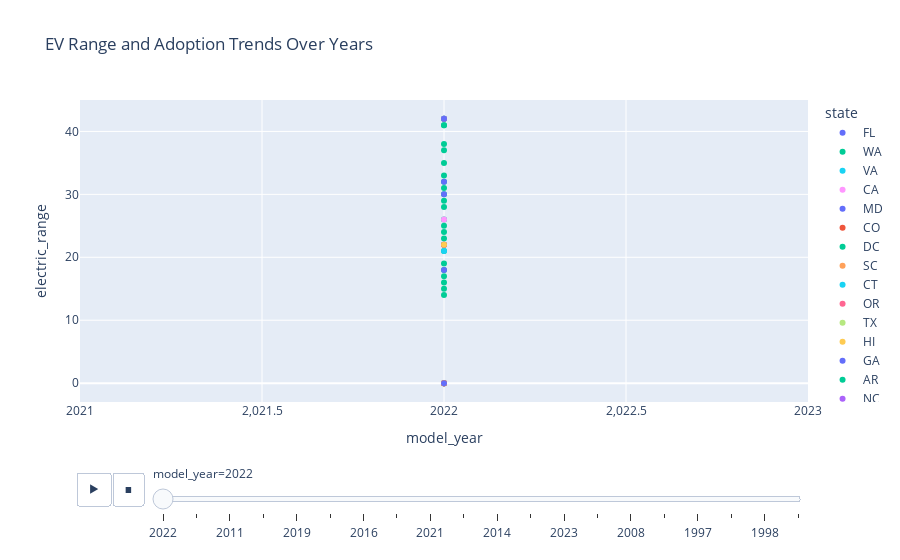

This figure's notebook cell:
### Markdown cell above
# Animated Growth

### Code cell
fig = px.scatter(
    ev,
    x="model_year",
    y="electric_range",
    color="state",
    animation_frame="model_year",
    size_max=15,
    title="EV Range and Adoption Trends Over Years"
)
fig.show()

### Figure 1 — Plotly figure (JSON) as saved in the notebook; plotly's stock layout.template omitted (floating-point values rounded to 4 significant figures)
{"data": [{"hovertemplate": "state=FL<br>model_year=%{x}<br>electric_range=%{y}<extra></extra>", "legendgroup": "FL", "marker": {"color": "#636efa", "symbol": "circle"}, "mode": "markers", "name": "FL", "orientation": "v", "showlegend": true, "type": "scatter", "x": [2022], "xaxis": "x", "y": [42], "yaxis": "y"}, {"hovertemplate": "state=WA<br>model_year=%{x}<br>electric_range=%{y}<extra></extra>", "legendgroup": "WA", "marker": {"color": "#00cc96", "symbol": "circle"}, "mode": "markers", "name": "WA", "orientation": "v", "showlegend": true, "type": "scatter", "x": [2022, 2022, 2022, 2022, 2022, 2022, 2022, 2022, 2022, 2022, 2022, 2022, 2022, 2022, 2022, 2022, 2022, 2022, 2022, 2022, 2022, 2022, 2022, 2022], "xaxis": "x", "y": [0, 32, 26, 18, 21, 30, 22, 25, 42, 41, 23, 31, 35, 38, 16, 28, 37, 29, 24, 17, 33, 15, 19, 14], "yaxis": "y"}, {"hovertemplate": "state=VA<br>model_year=%{x}<br>electric_range=%{y}<extra></extra>", "legendgroup": "VA", "marker": {"color": "#19d3f3", "symbol": "circle"}, "mode": "markers", "name": "VA", "orientation": "v", "showlegend": true, "type": "scatter", "x": [2022, 2022, 2022], "xaxis": "x", "y": [0, 21, 42], "yaxis": "y"}, {"hovertemplate": "state=CA<br>model_year=%{x}<br>electric_range=%{y}<extra></extra>", "legendgroup": "CA", "marker": {"color": "#FF97FF", "symbol": "circle"}, "mode": "markers", "name": "CA", "orientation": "v", "showlegend": true, "type": "scatter", "x": [2022, 2022, 2022], "xaxis": "x", "y": [22, 0, 26], "yaxis": "y"}, {"hovertemplate": "state=MD<br>model_year=%{x}<br>electric_range=%{y}<extra></extra>", "legendgroup": "MD", "marker": {"color": "#636efa", "symbol": "circle"}, "mode": "markers", "name": "MD", "orientation": "v", "showlegend": true, "type": "scatter", "x": [2022, 2022, 2022], "xaxis": "x", "y": [30, 0, 22], "yaxis": "y"}, {"hovertemplate": "state=CO<br>model_year=%{x}<br>electric_range=%{y}<extra></extra>", "legendgroup": "CO", "marker": {"color": "#EF553B", "symbol": "circle"}, "mode": "markers", "name": "CO", "orientation": "v", "showlegend": true, "type": "scatter", "x": [2022, 2022], "xaxis": "x", "y": [0, 22], "yaxis": "y"}, {"hovertemplate": "state=DC<br>model_year=%{x}<br>electric_range=%{y}<extra></extra>", "legendgroup": "DC", "marker": {"color": "#00cc96", "symbol": "circle"}, "mode": "markers", "name": "DC", "orientation": "v", "showlegend": true, "type": "scatter", "x": [2022], "xaxis": "x", "y": [0], "yaxis": "y"}, {"hovertemplate": "state=SC<br>model_year=%{x}<br>electric_range=%{y}<extra></extra>", "legendgroup": "SC", "marker": {"color": "#FFA15A", "symbol": "circle"}, "mode": "markers", "name": "SC", "orientation": "v", "showlegend": true, "type": "scatter", "x": [2022], "xaxis": "x", "y": [0], "yaxis": "y"}, {"hovertemplate": "state=CT<br>model_year=%{x}<br>electric_range=%{y}<extra></extra>", "legendgroup": "CT", "marker": {"color": "#19d3f3", "symbol": "circle"}, "mode": "markers", "name": "CT", "orientation": "v", "showlegend": true, "type": "scatter", "x": [2022], "xaxis": "x", "y": [0], "yaxis": "y"}, {"hovertemplate": "state=OR<br>model_year=%{x}<br>electric_range=%{y}<extra></extra>", "legendgroup": "OR", "marker": {"color": "#FF6692", "symbol": "circle"}, "mode": "markers", "name": "OR", "orientation": "v", "showlegend": true, "type": "scatter", "x": [2022], "xaxis": "x", "y": [42], "yaxis": "y"}, {"hovertemplate": "state=TX<br>model_year=%{x}<br>electric_range=%{y}<extra></extra>", "legendgroup": "TX", "marker": {"color": "#B6E880", "symbol": "circle"}, "mode": "markers", "name": "TX", "orientation": "v", "showlegend": true, "type": "scatter", "x": [2022], "xaxis": "x", "y": [0], "yaxis": "y"}, {"hovertemplate": "state=HI<br>model_year=%{x}<br>electric_range=%{y}<extra></extra>", "legendgroup": "HI", "marker": {"color": "#FECB52", "symbol": "circle"}, "mode": "markers", "name": "HI", "orientation": "v", "showlegend": true, "type": "scatter", "x": [2022], "xaxis": "x", "y": [22], "yaxis": "y"}, {"hovertemplate": "state=GA<br>model_year=%{x}<br>electric_range=%{y}<extra></extra>", "legendgroup": "GA", "marker": {"color": "#636efa", "symbol": "circle"}, "mode": "markers", "name": "GA", "orientation": "v", "showlegend": true, "type": "scatter", "x": [2022, 2022], "xaxis": "x", "y": [18, 32], "yaxis": "y"}, {"hovertemplate": "state=AR<br>model_year=%{x}<br>electric_range=%{y}<extra></extra>", "legendgroup": "AR", "marker": {"color": "#00cc96", "symbol": "circle"}, "mode": "markers", "name": "AR", "orientation": "v", "showlegend": true, "type": "scatter", "x": [2022], "xaxis": "x", "y": [0], "yaxis": "y"}, {"hovertemplate": "state=NC<br>model_year=%{x}<br>electric_range=%{y}<extra></extra>", "legendgroup": "NC", "marker": {"color": "#ab63fa", "symbol": "circle"}, "mode": "markers", "name": "NC", "orientation": "v", "showlegend": true, "type": "scatter", "x": [2022], "xaxis": "x", "y": [0], "yaxis": "y"}, {"hovertemplate": "state=PA<br>model_year=%{x}<br>electric_range=%{y}<extra></extra>", "legendgroup": "PA", "marker": {"color": "#FF6692", "symbol": "circle"}, "mode": "markers", "name": "PA", "orientation": "v", "showlegend": true, "type": "scatter", "x": [2022], "xaxis": "x", "y": [0], "yaxis": "y"}, {"hovertemplate": "state=DE<br>model_year=%{x}<br>electric_range=%{y}<extra></extra>", "legendgroup": "DE", "marker": {"color": "#B6E880", "symbol": "circle"}, "mode": "markers", "name": "DE", "orientation": "v", "showlegend": true, "type": "scatter", "x": [2022], "xaxis": "x", "y": [0], "yaxis": "y"}, {"hovertemplate": "state=OH<br>model_year=%{x}<br>electric_range=%{y}<extra></extra>", "legendgroup": "OH", "marker": {"color": "#FF97FF", "symbol": "circle"}, "mode": "markers", "name": "OH", "orientation": "v", "showlegend": true, "type": "scatter", "x": [2022], "xaxis": "x", "y": [0], "yaxis": "y"}, {"hovertemplate": "state=WY<br>model_year=%{x}<br>electric_range=%{y}<extra></extra>", "legendgroup": "WY", "marker": {"color": "#FECB52", "symbol": "circle"}, "mode": "markers", "name": "WY", "orientation": "v", "showlegend": true, "type": "scatter", "x": [2022], "xaxis": "x", "y": [0], "yaxis": "y"}, {"hovertemplate": "state=AL<br>model_year=%{x}<br>electric_range=%{y}<extra></extra>", "legendgroup": "AL", "marker": {"color": "#636efa", "symbol": "circle"}, "mode": "markers", "name": "AL", "orientation": "v", "showlegend": true, "type": "scatter", "x": [2022], "xaxis": "x", "y": [42], "yaxis": "y"}, {"hovertemplate": "state=ID<br>model_year=%{x}<br>electric_range=%{y}<extra></extra>", "legendgroup": "ID", "marker": {"color": "#EF553B", "symbol": "circle"}, "mode": "markers", "name": "ID", "orientation": "v", "showlegend": true, "type": "scatter", "x": [2022], "xaxis": "x", "y": [0], "yaxis": "y"}, {"hovertemplate": "state=AZ<br>model_year=%{x}<br>electric_range=%{y}<extra></extra>", "legendgroup": "AZ", "marker": {"color": "#00cc96", "symbol": "circle"}, "mode": "markers", "name": "AZ", "orientation": "v", "showlegend": true, "type": "scatter", "x": [2022], "xaxis": "x", "y": [41], "yaxis": "y"}, {"hovertemplate": "state=LA<br>model_year=%{x}<br>electric_range=%{y}<extra></extra>", "legendgroup": "LA", "marker": {"color": "#FFA15A", "symbol": "circle"}, "mode": "markers", "name": "LA", "orientation": "v", "showlegend": true, "type": "scatter", "x": [2022], "xaxis": "x", "y": [0], "yaxis": "y"}, {"hovertemplate": "state=MA<br>model_year=%{x}<br>electric_range=%{y}<extra></extra>", "legendgroup": "MA", "marker": {"color": "#636efa", "symbol": "circle"}, "mode": "markers", "name": "MA", "orientation": "v", "showlegend": true, "type": "scatter", "x": [2022], "xaxis": "x", "y": [0], "yaxis": "y"}], "layout": {"legend": {"title": {"text": "state"}, "tracegroupgap": 0}, "sliders": [{"active": 0, "currentvalue": {"prefix": "model_year="}, "len": 0.9, "pad": {"b": 10, "t": 60}, "steps": [{"args": [["2022"], {"frame": {"duration": 0, "redraw": false}, "fromcurrent": true, "mode": "immediate", "transition": {"duration": 0, "easing": "linear"}}], "label": "2022", "method": "animate"}, {"args": [["2013"], {"frame": {"duration": 0, "redraw": false}, "fromcurrent": true, "mode": "immediate", "transition": {"duration": 0, "easing": "linear"}}], "label": "2013", "method": "animate"}, {"args": [["2011"], {"frame": {"duration": 0, "redraw": false}, "fromcurrent": true, "mode": "immediate", "transition": {"duration": 0, "easing": "linear"}}], "label": "2011", "method": "animate"}, {"args": [["2017"], {"frame": {"duration": 0, "redraw": false}, "fromcurrent": true, "mode": "immediate", "transition": {"duration": 0, "easing": "linear"}}], "label": "2017", "method": "animate"}, {"args": [["2019"], {"frame": {"duration": 0, "redraw": false}, "fromcurrent": true, "mode": "immediate", "transition": {"duration": 0, "easing": "linear"}}], "label": "2019", "method": "animate"}, {"args": [["2018"], {"frame": {"duration": 0, "redraw": false}, "fromcurrent": true, "mode": "immediate", "transition": {"duration": 0, "easing": "linear"}}], "label": "2018", "method": "animate"}, {"args": [["2016"], {"frame": {"duration": 0, "redraw": false}, "fromcurrent": true, "mode": "immediate", "transition": {"duration": 0, "easing": "linear"}}], "label": "2016", "method": "animate"}, {"args": [["2020"], {"frame": {"duration": 0, "redraw": false}, "fromcurrent": true, "mode": "immediate", "transition": {"duration": 0, "easing": "linear"}}], "label": "2020", "method": "animate"}, {"args": [["2021"], {"frame": {"duration": 0, "redraw": false}, "fromcurrent": true, "mode": "immediate", "transition": {"duration": 0, "easing": "linear"}}], "label": "2021", "method": "animate"}, {"args": [["2015"], {"frame": {"duration": 0, "redraw": false}, "fromcurrent": true, "mode": "immediate", "transition": {"duration": 0, "easing": "linear"}}], "label": "2015", "method": "animate"}, {"args": [["2014"], {"frame": {"duration": 0, "redraw": false}, "fromcurrent": true, "mode": "immediate", "transition": {"duration": 0, "easing": "linear"}}], "label": "2014", "method": "animate"}, {"args": [["2012"], {"frame": {"duration": 0, "redraw": false}, "fromcurrent": true, "mode": "immediate", "transition": {"duration": 0, "easing": "linear"}}], "label": "2012", "method": "animate"}, {"args": [["2023"], {"frame": {"duration": 0, "redraw": false}, "fromcurrent": true, "mode": "immediate", "transition": {"duration": 0, "easing": "linear"}}], "label": "2023", "method": "animate"}, {"args": [["2010"], {"frame": {"duration": 0, "redraw": false}, "fromcurrent": true, "mode": "immediate", "transition": {"duration": 0, "easing": "linear"}}], "label": "2010", "method": "animate"}, {"args": [["2008"], {"frame": {"duration": 0, "redraw": false}, "fromcurrent": true, "mode": "immediate", "transition": {"duration": 0, "easing": "linear"}}], "label": "2008", "method": "animate"}, {"args": [["2000"], {"frame": {"duration": 0, "redraw": false}, "fromcurrent": true, "mode": "immediate", "transition": {"duration": 0, "easing": "linear"}}], "label": "2000", "method": "animate"}, {"args": [["1997"], {"frame": {"duration": 0, "redraw": false}, "fromcurrent": true, "mode": "immediate", "transition": {"duration": 0, "easing": "linear"}}], "label": "1997", "method": "animate"}, {"args": [["1999"], {"frame": {"duration": 0, "redraw": false}, "fromcurrent": true, "mode": "immediate", "transition": {"duration": 0, "easing": "linear"}}], "label": "1999", "method": "animate"}, {"args": [["1998"], {"frame": {"duration": 0, "redraw": false}, "fromcurrent": true, "mode": "immediate", "transition": {"duration": 0, "easing": "linear"}}], "label": "1998", "method": "animate"}, {"args": [["2002"], {"frame": {"duration": 0, "redraw": false}, "fromcurrent": true, "mode": "immediate", "transition": {"duration": 0, "easing": "linear"}}], "label": "2002", "method": "animate"}], "x": 0.1, "xanchor": "left", "y": 0, "yanchor": "top"}], "title": {"text": "EV Range and Adoption Trends Over Years"}, "updatemenus": [{"buttons": [{"args": [null, {"frame": {"duration": 500, "redraw": false}, "fromcurrent": true, "mode": "immediate", "transition": {"duration": 500, "easing": "linear"}}], "label": "&#9654;", "method": "animate"}, {"args": [[null], {"frame": {"duration": 0, "redraw": false}, "fromcurrent": true, "mode": "immediate", "transition": {"duration": 0, "easing": "linear"}}], "label": "&#9724;", "method": "animate"}], "direction": "left", "pad": {"r": 10, "t": 70}, "showactive": false, "type": "buttons", "x": 0.1, "xanchor": "right", "y": 0, "yanchor": "top"}], "xaxis": {"anchor": "y", "categoryarray": [2022, 2013, 2011, 2017, 2019, 2018, 2016, 2020, 2021, 2015, 2014, 2012, 2023, 2010, 2008, 2000, 1997, 1999, 1998, 2002], "categoryorder": "array", "domain": [0, 1], "title": {"text": "model_year"}}, "yaxis": {"anchor": "x", "domain": [0, 1], "title": {"text": "electric_range"}}}}
